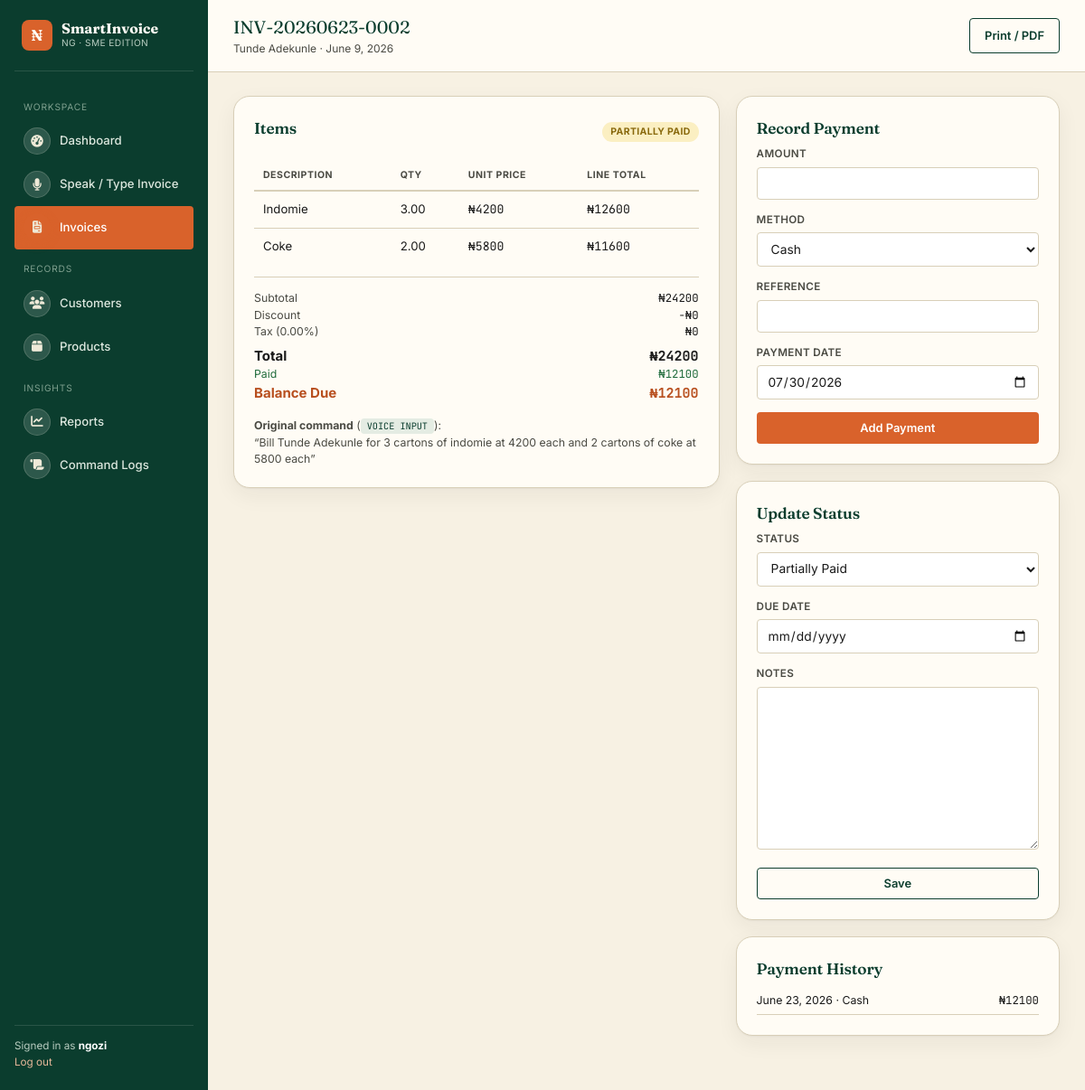
Page /invoices/2/ (signed in) on the committed database.
### invoices/models.py (models this page shows, shortened)
class Invoice(models.Model):
    STATUS_CHOICES = [
        ("DRAFT", "Draft"),
        ("UNPAID", "Unpaid"),
        ("PARTIALLY_PAID", "Partially Paid"),
        ("PAID", "Paid"),
        ("OVERDUE", "Overdue"),
        ("CANCELLED", "Cancelled"),
    ]
    SOURCE_CHOICES = [
        ("TEXT", "Text Input"),
        ("VOICE", "Voice Input"),
        ("MANUAL", "Manual Form"),
    ]
    invoice_id = models.UUIDField(default=uuid.uuid4, editable=False, unique=True)
    invoice_number = models.CharField(max_length=30, unique=True, blank=True)
    business = models.ForeignKey(Business, on_delete=models.CASCADE, related_name="invoices")
    customer = models.ForeignKey(Customer, on_delete=models.CASCADE, related_name="invoices")
    issue_date = models.DateField(default=timezone.now)
    due_date = models.DateField(null=True, blank=True)
    status = models.CharField(max_length=20, choices=STATUS_CHOICES, default="UNPAID")
    source = models.CharField(max_length=10, choices=SOURCE_CHOICES, default="TEXT")
    raw_command_text = models.TextField(
        blank=True, help_text="The original text or transcribed voice command used to create this invoice."
    )
    notes = models.TextField(blank=True)
    discount = models.DecimalField(max_digits=12, decimal_places=2, default=0)
    tax_percent = models.DecimalField(max_digits=5, decimal_places=2, default=0)
    created_by = models.ForeignKey(User, on_delete=models.SET_NULL, null=True, related_name="invoices_created")
    created_at = models.DateTimeField(auto_now_add=True)
    updated_at = models.DateTimeField(auto_now=True)
    class Meta:
        ordering = ["-created_at"]
    @property
    def subtotal(self):
        return sum((item.line_total for item in self.items.all()), Decimal("0"))
    @property
    def tax_amount(self):
        return (self.subtotal - Decimal(self.discount)) * (Decimal(self.tax_percent) / Decimal("100"))
    @property
    def total_amount(self):
        return (self.subtotal - Decimal(self.discount)) + self.tax_amount
    @property
    def amount_paid(self):
        return sum((p.amount for p in self.payments.all()), Decimal("0"))
    @property
    def balance_due(self):
        return self.total_amount - self.amount_paid

class Customer(models.Model):
    business = models.ForeignKey(Business, on_delete=models.CASCADE, related_name="customers")
    name = models.CharField(max_length=150)
    phone_number = models.CharField(max_length=20, blank=True)
    email = models.EmailField(blank=True)
    address = models.CharField(max_length=255, blank=True)
    created_at = models.DateTimeField(auto_now_add=True)
    class Meta:
        ordering = ["name"]

class InvoiceItem(models.Model):
    invoice = models.ForeignKey(Invoice, on_delete=models.CASCADE, related_name="items")
    product = models.ForeignKey(Product, on_delete=models.SET_NULL, null=True, blank=True)
    description = models.CharField(max_length=150)
    quantity = models.DecimalField(max_digits=10, decimal_places=2, default=1)
    unit_price = models.DecimalField(max_digits=12, decimal_places=2)
    @property
    def line_total(self):
        return self.quantity * self.unit_price

class Payment(models.Model):
    METHOD_CHOICES = [
        ("CASH", "Cash"),
        ("BANK_TRANSFER", "Bank Transfer"),
        ("POS", "POS / Card"),
        ("MOBILE_MONEY", "Mobile Money"),
        ("OTHER", "Other"),
    ]
    invoice = models.ForeignKey(Invoice, on_delete=models.CASCADE, related_name="payments")
    amount = models.DecimalField(max_digits=12, decimal_places=2)
    method = models.CharField(max_length=20, choices=METHOD_CHOICES, default="CASH")
    reference = models.CharField(max_length=100, blank=True)
    payment_date = models.DateField(default=timezone.now)
    recorded_by = models.ForeignKey(User, on_delete=models.SET_NULL, null=True)
    created_at = models.DateTimeField(auto_now_add=True)

### invoices/views.py (the view)
# urls.py: path("invoices/<int:pk>/", views.invoice_detail, name="invoice_detail"),
@login_required
def invoice_detail(request, pk):
    business = _get_business(request)
    invoice = get_object_or_404(Invoice, pk=pk, business=business)
    payment_form = PaymentForm()
    status_form = InvoiceStatusForm(instance=invoice)
    return render(
        request,
        "invoices/invoice_detail.html",
        {"invoice": invoice, "payment_form": payment_form, "status_form": status_form},
    )

### invoices/forms.py
class PaymentForm(forms.ModelForm):
    class Meta:
        model = Payment
        fields = ["amount", "method", "reference", "payment_date"]
        widgets = {
            "payment_date": forms.DateInput(attrs={"type": "date"}),
        }

class InvoiceStatusForm(forms.ModelForm):
    class Meta:
        model = Invoice
        fields = ["status", "due_date", "notes"]
        widgets = {
            "due_date": forms.DateInput(attrs={"type": "date"}),
        }

### invoices/views.py (called while the page is built)
def _get_business(request):
    return get_object_or_404(Business, owner=request.user)

### invoices/templates/invoices/invoice_detail.html (shortened to what this page needs)
{% extends "invoices/base.html" %}
{% block page_title %}{{ invoice.invoice_number }}{% endblock %}
{% block page_sub %}{{ invoice.customer.name }} &middot; {{ invoice.issue_date }}{% endblock %}
{% block topbar_action %}
<a href="{% url 'invoice_print' invoice.pk %}" class="btn btn-outline" target="_blank">Print / PDF</a>
{% endblock %}
{% block content %}
<div class="invoice-detail-grid">
  <div class="card">
    <div class="flex-between mb-16">
      <h3>Items</h3>
      <span class="badge badge-{{ invoice.status|lower }}">{{ invoice.get_status_display }}</span>
    </div>
    <table>
      <thead><tr><th>Description</th><th>Qty</th><th>Unit Price</th><th>Line Total</th></tr></thead>
      <tbody>
        {% for item in invoice.items.all %}
        <tr>
          <td>{{ item.description }}</td>
          <td>{{ item.quantity }}</td>
          <td class="mono">&#8358;{{ item.unit_price|floatformat:0 }}</td>
          <td class="mono">&#8358;{{ item.line_total|floatformat:0 }}</td>
        </tr>
        {% endfor %}
      </tbody>
    </table>
    <div style="margin-top:14px; padding-top:14px; border-top:1px solid var(--line);">
      <div class="flex-between text-sm"><span class="text-soft">Subtotal</span><span class="mono">&#8358;{{ invoice.subtotal|floatformat:0 }}</span></div>
      <div class="flex-between text-sm"><span class="text-soft">Discount</span><span class="mono">-&#8358;{{ invoice.discount|floatformat:0 }}</span></div>
      <div class="flex-between text-sm"><span class="text-soft">Tax ({{ invoice.tax_percent }}%)</span><span class="mono">&#8358;{{ invoice.tax_amount|floatformat:0 }}</span></div>
      <div class="flex-between" style="font-weight:700; margin-top:6px;"><span>Total</span><span class="mono">&#8358;{{ invoice.total_amount|floatformat:0 }}</span></div>
      <div class="flex-between text-sm" style="color:#1F6B3B;"><span>Paid</span><span class="mono">&#8358;{{ invoice.amount_paid|floatformat:0 }}</span></div>
      <div class="flex-between" style="font-weight:700; color: var(--terracotta-dark);"><span>Balance Due</span><span class="mono">&#8358;{{ invoice.balance_due|floatformat:0 }}</span></div>
    </div>
    {% if invoice.raw_command_text %}
    <div class="mt-16 text-sm text-soft">
      <strong>Original command</strong> (<span class="source-tag">{{ invoice.get_source_display }}</span>):<br>
      &ldquo;{{ invoice.raw_command_text }}&rdquo;
    </div>
    {% endif %}
  </div>
  <div>
    <div class="card">
      <h3>Record Payment</h3>
      <form method="post" action="{% url 'add_payment' invoice.pk %}">
        {% for field in payment_form %}
        <div class="field">
          <label for="{{ field.id_for_label }}">{{ field.label }}</label>
          {{ field }}
        </div>
        {% endfor %}
        <button type="submit" class="btn btn-primary" style="width:100%; justify-content:center;">Add Payment</button>
      </form>
    </div>
    <div class="card">
      <h3>Update Status</h3>
      <form method="post" action="{% url 'update_invoice_status' invoice.pk %}">
        {% for field in status_form %}
        <div class="field">
          <label for="{{ field.id_for_label }}">{{ field.label }}</label>
          {{ field }}
        </div>
        {% endfor %}
        <button type="submit" class="btn btn-outline" style="width:100%; justify-content:center;">Save</button>
      </form>
    </div>
    {% if invoice.payments.all %}
    <div class="card">
      <h3>Payment History</h3>
      {% for p in invoice.payments.all %}
      <div class="flex-between text-sm" style="padding:6px 0; border-bottom:1px solid var(--line);">
        <span>{{ p.payment_date }} &middot; {{ p.get_method_display }}</span>
        <span class="mono">&#8358;{{ p.amount|floatformat:0 }}</span>
      </div>
      {% endfor %}
    </div>
    {% endif %}
  </div>
</div>
{% endblock %}

### invoices/templates/invoices/base.html (shortened to what this page needs)
{% load static %}
<!DOCTYPE html>
<html lang="en">
<head>
  <link rel="stylesheet" href="{% static 'invoices/css/style.css' %}">
  <link rel="stylesheet" href="https://cdnjs.cloudflare.com/ajax/libs/font-awesome/6.5.2/css/all.min.css">
</head>
<body>
  {% if user.is_authenticated %}
  <div class="app-shell">
    <aside class="sidebar">
      <div class="brand">
        <div class="brand-mark">₦</div>
        <div>
          <div class="brand-name">SmartInvoice</div>
          <div class="brand-sub">NG &middot; SME Edition</div>
        </div>
      </div>
      <div class="nav-section-label">Workspace</div>
      <a href="{% url 'dashboard' %}" class="nav-link {% if request.resolver_match.url_name == 'dashboard' %}active{% endif %}">
        <span class="nav-icon"><i class="fa-solid fa-gauge-high" aria-hidden="true"></i></span> Dashboard
      </a>
      <a href="{% url 'create_invoice_smart' %}" class="nav-link {% if request.resolver_match.url_name == 'create_invoice_smart' %}active{% endif %}">
        <span class="nav-icon"><i class="fa-solid fa-microphone" aria-hidden="true"></i></span> Speak / Type Invoice
      </a>
      <a href="{% url 'invoice_list' %}" class="nav-link {% if request.resolver_match.url_name == 'invoice_list' or request.resolver_match.url_name == 'invoice_detail' %}active{% endif %}">
        <span class="nav-icon"><i class="fa-solid fa-file-invoice" aria-hidden="true"></i></span> Invoices
      </a>
      <div class="nav-section-label">Records</div>
      <a href="{% url 'customer_list' %}" class="nav-link {% if request.resolver_match.url_name == 'customer_list' %}active{% endif %}">
        <span class="nav-icon"><i class="fa-solid fa-users" aria-hidden="true"></i></span> Customers
      </a>
      <a href="{% url 'product_list' %}" class="nav-link {% if request.resolver_match.url_name == 'product_list' %}active{% endif %}">
        <span class="nav-icon"><i class="fa-solid fa-box" aria-hidden="true"></i></span> Products
      </a>
      <div class="nav-section-label">Insights</div>
      <a href="{% url 'reports' %}" class="nav-link {% if request.resolver_match.url_name == 'reports' %}active{% endif %}">
        <span class="nav-icon"><i class="fa-solid fa-chart-line" aria-hidden="true"></i></span> Reports
      </a>
      <a href="{% url 'command_log_list' %}" class="nav-link {% if request.resolver_match.url_name == 'command_log_list' %}active{% endif %}">
        <span class="nav-icon"><i class="fa-solid fa-scroll" aria-hidden="true"></i></span> Command Logs
      </a>
      <div class="sidebar-footer">
        Signed in as <strong style="color:#fff">{{ request.user.username }}</strong><br>
        <a href="{% url 'logout' %}" style="color:#E7B89A;">Log out</a>
      </div>
    </aside>
    <div class="main-area">
      <div class="topbar">
        <div>
          <div class="topbar-title">{% block page_title %}Dashboard{% endblock %}</div>
          <div class="topbar-sub">{% block page_sub %}{% endblock %}</div>
        </div>
        <div>{% block topbar_action %}{% endblock %}</div>
      </div>
      <div class="content">
        {% block content %}{% endblock %}
      </div>
    </div>
  </div>
  {% else %}
    {% block auth_content %}{% endblock %}
  {% endif %}
</body>
</html>

### rows in the picture
Invoice: invoice_number "INV-20260623-0002", customer.name "Tunde Adekunle", issue_date "June 9, 2026", status "PARTIALLY PAID", subtotal "24200", discount "0", tax_percent "0.00", tax_amount "0", total_amount "24200", amount_paid "12100", balance_due "12100", source "VOICE INPUT", raw_command_text "Bill Tunde Adekunle for 3 cartons of indomie at 4200 each and 2 cartons of coke at 5800 each", status_form "Partially Paid"
InvoiceItem: description "Indomie", quantity "3.00", unit_price "4200", line_total "12600"
InvoiceItem: description "Coke", quantity "2.00", unit_price "5800", line_total "11600"
Payment: payment_date "June 23, 2026", method "Cash", amount "12100"

### other values in the picture
{{ request.user.username }} "ngozi"
{{ field.label }} "AMOUNT" "METHOD" "REFERENCE" "PAYMENT DATE"
{{ field.label }} "STATUS" "DUE DATE" "NOTES"
